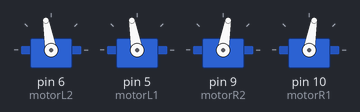
The sketch below on a simulated Arduino Uno, built with avr-gcc and run on an emulated ATmega328P. On the bench: 4 × servo.

Above: at 0.05 s.
At 1.6 s:
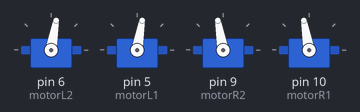
At 2.3 s:
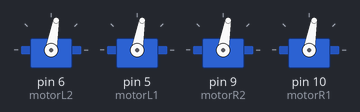
At 3.2 s:
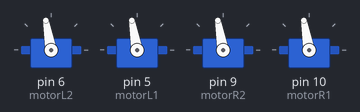
Timing chart, 0 to 8.1 s (numbered marks = the images above):
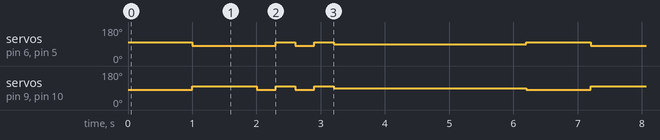

Measured:
- by itself, servo on pin 9 (motorR2), servo on pin 10 (motorR1): repeats every 6.2 s: 2 × (80° 0.30 s, 100° 0.30 s), 90° 3.0 s, 80° 1.0 s, 100° 1.0 s
- by itself, servo on pin 6 (motorL2), servo on pin 5 (motorL1): repeats every 6.2 s: 100° 0.30 s, 80° 0.30 s, 100° 0.30 s, 90° 3.0 s, 100° 1.0 s, 80° 1.3 s

The sketch:

demoServo.ino
```cpp
/* ---------------------------------
               "BRONCO"
           El Robot del Norte
--------------------------------- */

#include <Servo.h>

/* ---------------------------------
            SERVO MOTORES
El parámetro es la velocidad angular
"90" sin movimiento
"0" gira en horario
"180" gira en antihorario
--------------------------------- */
Servo motorL2;
Servo motorL1;
Servo motorR2;
Servo motorR1;

void izq(int dir){ // Mover el par izquierdo de motores
  motorL1.write(90 + dir);
  motorL2.write(90 + dir);
}

void der(int dir){ // Mover el par derecho de motores
  motorR1.write(90 - dir);
  motorR2.write(90 - dir);
}

void mStop(){ // Parar los motores
  izq(0);
  der(0);
}

void mLeft(){ // Girar 90° a la izquierda
  izq(10);
  der(-10);
  delay(300);
  mStop();
}

void mRight(){ // Girar 90° a la derecha
  izq(-10);
  der(10);
  delay(300);
  mStop();
}

void mFront(){ // Mantener avance
  izq(10);
  der(10);
}

void mBack(){ // Mantener retroceso
  izq(-10);
  der(-10);
}


/* ---------------------------------
             VOID SETUP
--------------------------------- */

void setup() {
  Serial.begin(9600);

  // Servomotores y pines:
  motorL2.attach(6);
  motorL1.attach(5);
  motorR2.attach(9);
  motorR1.attach(10);
}

/* ---------------------------------
             VOID LOOP
--------------------------------- */

void loop() {

  // Desplazamos a la posición 180º
  mFront();
  delay(1000);

  mBack();
  delay(1000);

  mRight();
  mLeft();
  mRight();
  mLeft();
  // Esperamos 1 segundo
  delay(3000);

}
```
